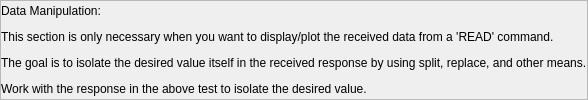
           <widget class="QFrame" name="frame_28">
            <property name="frameShape">
             <enum>QFrame::StyledPanel</enum>
            </property>
            <property name="frameShadow">
             <enum>QFrame::Raised</enum>
            </property>
            <layout class="QVBoxLayout" name="verticalLayout_14">
             <property name="leftMargin">
              <number>0</number>
             </property>
             <property name="topMargin">
              <number>0</number>
             </property>
             <property name="rightMargin">
              <number>0</number>
             </property>
             <property name="bottomMargin">
              <number>0</number>
             </property>
             <item>
              <widget class="QLabel" name="label_17">
               <property name="text">
                <string>Data Manipulation:</string>
               </property>
              </widget>
             </item>
             <item>
              <widget class="QLabel" name="label_18">
               <property name="text">
                <string>This section is only necessary when you want to display/plot the received data from a 'READ' command. </string>
               </property>
              </widget>
             </item>
             <item>
              <widget class="QLabel" name="label_21">
               <property name="text">
                <string>The goal is to isolate the desired value itself in the received response by using split, replace, and other means.</string>
               </property>
              </widget>
             </item>
             <item>
              <widget class="QLabel" name="label_23">
               <property name="text">
                <string>Work with the response in the above test to isolate the desired value.</string>
               </property>
              </widget>
             </item>
            </layout>
           </widget>
